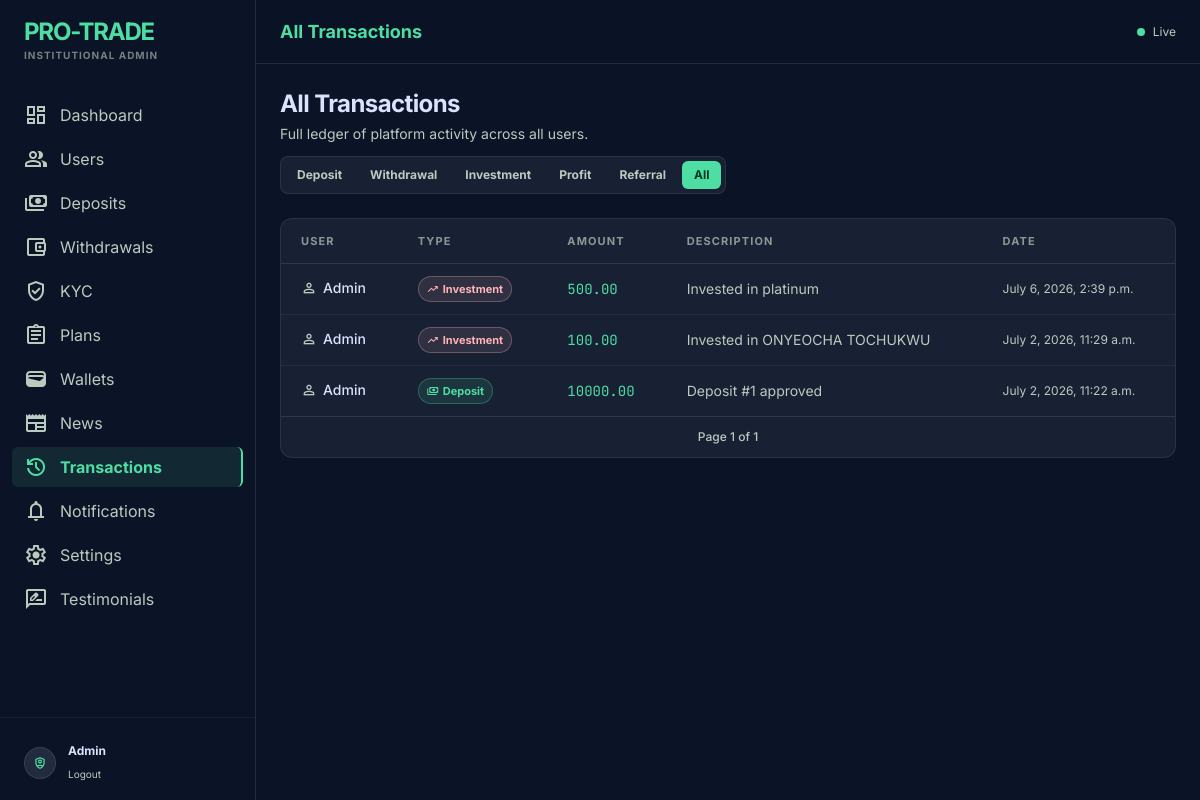
The app's page /panel/transactions/ (signed in) with its own data.
### core/models.py (models this page shows, shortened)
class User(AbstractUser):
    id = models.UUIDField(primary_key=True, default=uuid.uuid4, editable=False)
    phone = models.CharField(max_length=20, blank=True)
    country = models.CharField(max_length=100, blank=True)
    referral_code = models.CharField(max_length=20, unique=True)
    referred_by = models.ForeignKey(
        'self',
        on_delete=models.SET_NULL,
        null=True,
        blank=True,
        related_name='referrals'
    )
    balance = models.DecimalField(max_digits=20, decimal_places=2, default=0)
    investment_balance = models.DecimalField(max_digits=20, decimal_places=2, default=0)
    profit_balance = models.DecimalField(max_digits=20, decimal_places=2, default=0)
    referral_balance = models.DecimalField(max_digits=20, decimal_places=2, default=0)
    email_verified = models.BooleanField(default=False)
    phone_verified = models.BooleanField(default=False)
    kyc_verified = models.BooleanField(default=False)
    two_factor_enabled = models.BooleanField(default=False)
    is_admin_user = models.BooleanField(default=False)
    created_at = models.DateTimeField(auto_now_add=True)

class Transaction(models.Model):
    TYPES = (
        ("deposit","Deposit"),
        ("withdrawal","Withdrawal"),
        ("investment","Investment"),
        ("profit","Profit"),
        ("referral","Referral"),
    )
    user = models.ForeignKey(User,on_delete=models.CASCADE)
    transaction_type = models.CharField(
        max_length=30,
        choices=TYPES
    )
    amount = models.DecimalField(max_digits=20, decimal_places=2)
    description = models.TextField()
    created_at = models.DateTimeField(auto_now_add=True)

### core/admin_views.py (the view)
# urls.py: path("panel/transactions/", admin_views.admin_transactions_list_view, name="admin_transactions_list"),
@admin_required
def admin_transactions_list_view(request):
    transactions = Transaction.objects.select_related("user").order_by("-created_at")
    tx_type = request.GET.get("type")
    if tx_type:
        transactions = transactions.filter(transaction_type=tx_type)
    paginator = Paginator(transactions, 40)
    page = paginator.get_page(request.GET.get("page"))
    return render(request, "core/admin/admin_transactions_list.html", {
        "page_obj": page, "tx_type": tx_type,
    })

### core/templates/core/admin/admin_transactions_list.html (shortened to what this page needs)
{% extends "core/admin/admin_base.html" %}
{% block page_title %}All Transactions{% endblock %}
{% block content %}
<div class="flex flex-col gap-6">
  <div class="flex flex-col gap-3">
    <div>
      <h1 class="text-2xl font-bold text-on-surface tracking-tight">All Transactions</h1>
      <p class="text-sm text-on-surface-variant mt-1">Full ledger of platform activity across all users.</p>
    </div>
    <div class="flex flex-wrap items-center gap-1 glass-panel rounded-lg p-1 w-fit">
      <a href="?type=deposit"
         class="px-3 py-1.5 rounded-md text-xs font-bold transition-all
         {% if request.GET.type == 'deposit' %}bg-primary text-on-primary{% else %}text-on-surface-variant hover:text-on-surface hover:bg-surface-variant/50{% endif %}">
        Deposit
      </a>
      <a href="?type=withdrawal"
         class="px-3 py-1.5 rounded-md text-xs font-bold transition-all
         {% if request.GET.type == 'withdrawal' %}bg-primary text-on-primary{% else %}text-on-surface-variant hover:text-on-surface hover:bg-surface-variant/50{% endif %}">
        Withdrawal
      </a>
      <a href="?type=investment"
         class="px-3 py-1.5 rounded-md text-xs font-bold transition-all
         {% if request.GET.type == 'investment' %}bg-primary text-on-primary{% else %}text-on-surface-variant hover:text-on-surface hover:bg-surface-variant/50{% endif %}">
        Investment
      </a>
      <a href="?type=profit"
         class="px-3 py-1.5 rounded-md text-xs font-bold transition-all
         {% if request.GET.type == 'profit' %}bg-primary text-on-primary{% else %}text-on-surface-variant hover:text-on-surface hover:bg-surface-variant/50{% endif %}">
        Profit
      </a>
      <a href="?type=referral"
         class="px-3 py-1.5 rounded-md text-xs font-bold transition-all
         {% if request.GET.type == 'referral' %}bg-primary text-on-primary{% else %}text-on-surface-variant hover:text-on-surface hover:bg-surface-variant/50{% endif %}">
        Referral
      </a>
      <a href="{% url 'core:admin_transactions_list' %}"
         class="px-3 py-1.5 rounded-md text-xs font-bold transition-all
         {% if not request.GET.type %}bg-primary text-on-primary{% else %}text-on-surface-variant hover:text-on-surface hover:bg-surface-variant/50{% endif %}">
        All
      </a>
    </div>
  </div>
  <div class="glass-panel rounded-xl overflow-hidden">
    <div class="overflow-x-auto custom-scrollbar">
      <table class="w-full text-sm">
        <thead>
          <tr class="border-b border-white/10 text-left text-[11px] uppercase tracking-widest text-on-surface-variant/70">
            <th class="px-5 py-3 font-bold">User</th>
            <th class="px-5 py-3 font-bold">Type</th>
            <th class="px-5 py-3 font-bold">Amount</th>
            <th class="px-5 py-3 font-bold">Description</th>
            <th class="px-5 py-3 font-bold">Date</th>
          </tr>
        </thead>
        <tbody class="divide-y divide-white/5">
          {% for tx in page_obj %}
          <tr class="hover:bg-surface-variant/30 transition-colors">
            <td class="px-5 py-3 font-medium text-on-surface flex items-center gap-1.5">
              <span class="material-symbols-outlined text-base text-on-surface-variant">person</span>{{ tx.user.username }}
            </td>
            <td class="px-5 py-3">
              {% if tx.transaction_type == "deposit" %}
              <span class="inline-flex items-center gap-1 px-2 py-0.5 rounded-full text-[11px] font-bold bg-primary/10 text-primary border border-primary/30">
                <span class="material-symbols-outlined text-xs">payments</span>Deposit
              </span>
              {% elif tx.transaction_type == "withdrawal" %}
              <span class="inline-flex items-center gap-1 px-2 py-0.5 rounded-full text-[11px] font-bold bg-tertiary/10 text-tertiary border border-tertiary/30">
                <span class="material-symbols-outlined text-xs">account_balance_wallet</span>Withdrawal
              </span>
              {% elif tx.transaction_type == "investment" %}
              <span class="inline-flex items-center gap-1 px-2 py-0.5 rounded-full text-[11px] font-bold bg-secondary/10 text-secondary border border-secondary/30">
                <span class="material-symbols-outlined text-xs">trending_up</span>Investment
              </span>
              {% elif tx.transaction_type == "profit" %}
              <span class="inline-flex items-center gap-1 px-2 py-0.5 rounded-full text-[11px] font-bold bg-primary/10 text-primary border border-primary/30">
                <span class="material-symbols-outlined text-xs">paid</span>Profit
              </span>
              {% elif tx.transaction_type == "referral" %}
              <span class="inline-flex items-center gap-1 px-2 py-0.5 rounded-full text-[11px] font-bold bg-tertiary/10 text-tertiary border border-tertiary/30">
                <span class="material-symbols-outlined text-xs">group</span>Referral
              </span>
              {% else %}
              <span class="inline-flex items-center gap-1 px-2 py-0.5 rounded-full text-[11px] font-bold bg-surface-variant text-on-surface-variant border border-white/10 capitalize">
                {{ tx.transaction_type }}
              </span>
              {% endif %}
            </td>
            <td class="px-5 py-3 font-data-md text-primary">{{ tx.amount }}</td>
            <td class="px-5 py-3 text-on-surface-variant">{{ tx.description }}</td>
            <td class="px-5 py-3 text-on-surface-variant text-xs">{{ tx.created_at }}</td>
          </tr>
          {% endfor %}
        </tbody>
      </table>
    </div>
    <div class="flex items-center justify-between px-5 py-3 border-t border-white/10 text-xs text-on-surface-variant">
      <div class="font-medium">Page {{ page_obj.number }} of {{ page_obj.paginator.num_pages }}</div>
    </div>
  </div>
</div>
{% endblock %}

### core/templates/core/admin/admin_base.html (shortened to what this page needs)
<!DOCTYPE html>
<html lang="en" class="dark">
<head>
<script src="https://cdn.tailwindcss.com?plugins=forms,container-queries"></script>
</head>
<body class="font-body-md text-body-md">
<aside id="admin-sidebar"
       class="h-screen w-64 fixed left-0 top-0 border-r border-white/10 backdrop-blur-xl bg-surface z-[60] flex flex-col py-4
              -translate-x-full lg:translate-x-0 transition-transform duration-300 ease-in-out">
  <div class="px-6 mb-8 flex items-center justify-between">
    <div>
      <h1 class="text-2xl font-bold text-primary tracking-tighter">PRO-TRADE</h1>
      <p class="text-[10px] uppercase tracking-widest text-on-surface-variant/60 font-bold">Institutional Admin</p>
    </div>
  </div>
  <nav class="flex-1 px-3 space-y-1 overflow-y-auto custom-scrollbar">
    {% url 'core:admin_dashboard' as dash_url %}
    <a href="{{ dash_url }}"
       class="flex items-center gap-3 px-3 py-2 rounded-md cursor-pointer transition-all
       {% if request.path == dash_url %}text-primary bg-primary/10 border-r-2 border-primary font-bold
       {% else %}text-on-surface-variant hover:text-on-surface hover:bg-surface-variant/50{% endif %}">
      <span class="material-symbols-outlined">dashboard</span><span>Dashboard</span>
    </a>
    {% url 'core:admin_users_list' as users_url %}
    <a href="{{ users_url }}"
       class="flex items-center gap-3 px-3 py-2 rounded-md cursor-pointer transition-all
       {% if request.path == users_url %}text-primary bg-primary/10 border-r-2 border-primary font-bold
       {% else %}text-on-surface-variant hover:text-on-surface hover:bg-surface-variant/50{% endif %}">
      <span class="material-symbols-outlined">group</span><span>Users</span>
    </a>
    {% url 'core:admin_deposits_list' as deposits_url %}
    <a href="{{ deposits_url }}"
       class="flex items-center gap-3 px-3 py-2 rounded-md cursor-pointer transition-all
       {% if request.path == deposits_url %}text-primary bg-primary/10 border-r-2 border-primary font-bold
       {% else %}text-on-surface-variant hover:text-on-surface hover:bg-surface-variant/50{% endif %}">
      <span class="material-symbols-outlined">payments</span><span>Deposits</span>
    </a>
    {% url 'core:admin_withdrawals_list' as withdrawals_url %}
    <a href="{{ withdrawals_url }}"
       class="flex items-center gap-3 px-3 py-2 rounded-md cursor-pointer transition-all
       {% if request.path == withdrawals_url %}text-primary bg-primary/10 border-r-2 border-primary font-bold
       {% else %}text-on-surface-variant hover:text-on-surface hover:bg-surface-variant/50{% endif %}">
      <span class="material-symbols-outlined">account_balance_wallet</span><span>Withdrawals</span>
    </a>
    {% url 'core:admin_kyc_list' as kyc_url %}
    <a href="{{ kyc_url }}"
       class="flex items-center gap-3 px-3 py-2 rounded-md cursor-pointer transition-all
       {% if request.path == kyc_url %}text-primary bg-primary/10 border-r-2 border-primary font-bold
       {% else %}text-on-surface-variant hover:text-on-surface hover:bg-surface-variant/50{% endif %}">
      <span class="material-symbols-outlined">verified_user</span><span>KYC</span>
    </a>
    {% url 'core:admin_plans_list' as plans_url %}
    <a href="{{ plans_url }}"
       class="flex items-center gap-3 px-3 py-2 rounded-md cursor-pointer transition-all
       {% if request.path == plans_url %}text-primary bg-primary/10 border-r-2 border-primary font-bold
       {% else %}text-on-surface-variant hover:text-on-surface hover:bg-surface-variant/50{% endif %}">
      <span class="material-symbols-outlined">assignment</span><span>Plans</span>
    </a>
    {% url 'core:admin_wallets_list' as wallets_url %}
    <a href="{{ wallets_url }}"
       class="flex items-center gap-3 px-3 py-2 rounded-md cursor-pointer transition-all
       {% if request.path == wallets_url %}text-primary bg-primary/10 border-r-2 border-primary font-bold
       {% else %}text-on-surface-variant hover:text-on-surface hover:bg-surface-variant/50{% endif %}">
      <span class="material-symbols-outlined">wallet</span><span>Wallets</span>
    </a>
    {% url 'core:admin_news_list' as news_url %}
    <a href="{{ news_url }}"
       class="flex items-center gap-3 px-3 py-2 rounded-md cursor-pointer transition-all
       {% if request.path == news_url %}text-primary bg-primary/10 border-r-2 border-primary font-bold
       {% else %}text-on-surface-variant hover:text-on-surface hover:bg-surface-variant/50{% endif %}">
      <span class="material-symbols-outlined">newspaper</span><span>News</span>
    </a>
    {% url 'core:admin_transactions_list' as tx_url %}
    <a href="{{ tx_url }}"
       class="flex items-center gap-3 px-3 py-2 rounded-md cursor-pointer transition-all
       {% if request.path == tx_url %}text-primary bg-primary/10 border-r-2 border-primary font-bold
       {% else %}text-on-surface-variant hover:text-on-surface hover:bg-surface-variant/50{% endif %}">
      <span class="material-symbols-outlined">history</span><span>Transactions</span>
    </a>
    {% url 'core:admin_send_notification' as notif_url %}
    <a href="{{ notif_url }}"
       class="flex items-center gap-3 px-3 py-2 rounded-md cursor-pointer transition-all
       {% if request.path == notif_url %}text-primary bg-primary/10 border-r-2 border-primary font-bold
       {% else %}text-on-surface-variant hover:text-on-surface hover:bg-surface-variant/50{% endif %}">
      <span class="material-symbols-outlined">notifications</span><span>Notifications</span>
    </a>
    {% url 'core:admin_site_settings' as settings_url %}
    <a href="{{ settings_url }}"
       class="flex items-center gap-3 px-3 py-2 rounded-md cursor-pointer transition-all
       {% if request.path == settings_url %}text-primary bg-primary/10 border-r-2 border-primary font-bold
       {% else %}text-on-surface-variant hover:text-on-surface hover:bg-surface-variant/50{% endif %}">
      <span class="material-symbols-outlined">settings</span><span>Settings</span>
    </a>
    {% url 'core:admin_testimonials_list' as testimonials_url %}
    <a href="{{ testimonials_url }}"
     class="flex items-center gap-3 px-3 py-2 rounded-md cursor-pointer transition-all
     {% if request.path == testimonials_url %}text-primary bg-primary/10 border-r-2 border-primary font-bold
     {% else %}text-on-surface-variant hover:text-on-surface hover:bg-surface-variant/50{% endif %}">
    <span class="material-symbols-outlined">rate_review</span><span>Testimonials</span>
   </a>
  </nav>
  <div class="px-6 pt-6 mt-6 border-t border-white/5">
    <div class="flex items-center gap-3">
      <div class="w-8 h-8 rounded-full bg-surface-container-high flex items-center justify-center border border-white/10">
        <span class="material-symbols-outlined text-primary text-sm">shield_person</span>
      </div>
      <div>
        <p class="text-[12px] font-bold">{{ request.user.get_full_name|default:request.user.username }}</p>
        <a href="{% url 'core:admin_logout' %}" class="text-[10px] text-on-surface-variant hover:text-primary transition-colors">Logout</a>
      </div>
    </div>
  </div>
</aside>
<main class="lg:ml-64 min-h-screen relative z-10 flex flex-col">
  <header class="h-16 flex justify-between items-center px-6 border-b border-white/10 backdrop-blur-md bg-surface/80 sticky top-0 z-50">
    <div class="flex items-center gap-3">
      <h2 class="text-lg font-bold text-primary">{% block page_title %}Admin{% endblock %}</h2>
    </div>
    <div class="flex items-center gap-2 text-on-surface-variant text-xs">
      <span class="w-2 h-2 rounded-full bg-primary animate-pulse"></span>
      <span>Live</span>
    </div>
  </header>
  <div class="p-6 space-y-6 overflow-y-auto max-h-[calc(100vh-4rem)] custom-scrollbar">
    {% block content %}{% endblock %}
  </div>
</main>
</body>
</html>

### records on screen
User: user.get_full_name "Admin"
Transaction: user.username "Admin", transaction_type "investment" (drawn), amount "500.00", description "Invested in platinum", created_at "July 6, 2026, 2:39 p.m."
Transaction: user.username "Admin", transaction_type "investment" (drawn), amount "100.00", description "Invested in ONYEOCHA TOCHUKWU", created_at "July 2, 2026, 11:29 a.m."
Transaction: user.username "Admin", transaction_type "deposit" (drawn), amount "10000.00", description "Deposit #1 approved", created_at "July 2, 2026, 11:22 a.m."

### other values on screen
{{ page_obj.number }} "1"
{{ page_obj.paginator.num_pages }} "1"
